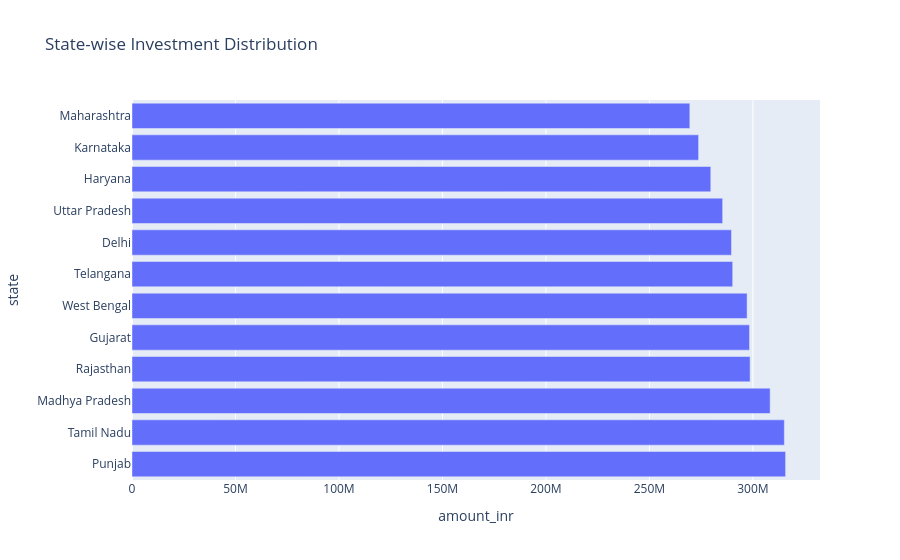

Here is the notebook cell this chart was saved with:
### Code cell
state_data = (
    transactions.groupby("state")
    ["amount_inr"]
    .sum()
    .sort_values(ascending=False)
    .reset_index()
)

fig = px.bar(
    state_data,
    x="amount_inr",
    y="state",
    orientation="h",
    title="State-wise Investment Distribution"
)

fig.show()

### Figure 1 — Plotly figure (JSON) as saved in the notebook; plotly's stock layout.template omitted (floating-point values rounded to 4 significant figures)
{"data": [{"alignmentgroup": "True", "hovertemplate": "amount_inr=%{x}<br>state=%{y}<extra></extra>", "legendgroup": "", "marker": {"color": "#636efa", "pattern": {"shape": ""}}, "name": "", "offsetgroup": "", "orientation": "h", "showlegend": false, "textposition": "auto", "type": "bar", "x": [315780459, 315177237, 308312493, 298645822, 298358940, 297182514, 290219284, 289633404, 285368873, 279634354, 273753570, 269513480], "xaxis": "x", "y": ["Punjab", "Tamil Nadu", "Madhya Pradesh", "Rajasthan", "Gujarat", "West Bengal", "Telangana", "Delhi", "Uttar Pradesh", "Haryana", "Karnataka", "Maharashtra"], "yaxis": "y"}], "layout": {"barmode": "relative", "legend": {"tracegroupgap": 0}, "title": {"text": "State-wise Investment Distribution"}, "xaxis": {"anchor": "y", "domain": [0, 1], "title": {"text": "amount_inr"}}, "yaxis": {"anchor": "x", "domain": [0, 1], "title": {"text": "state"}}}}
